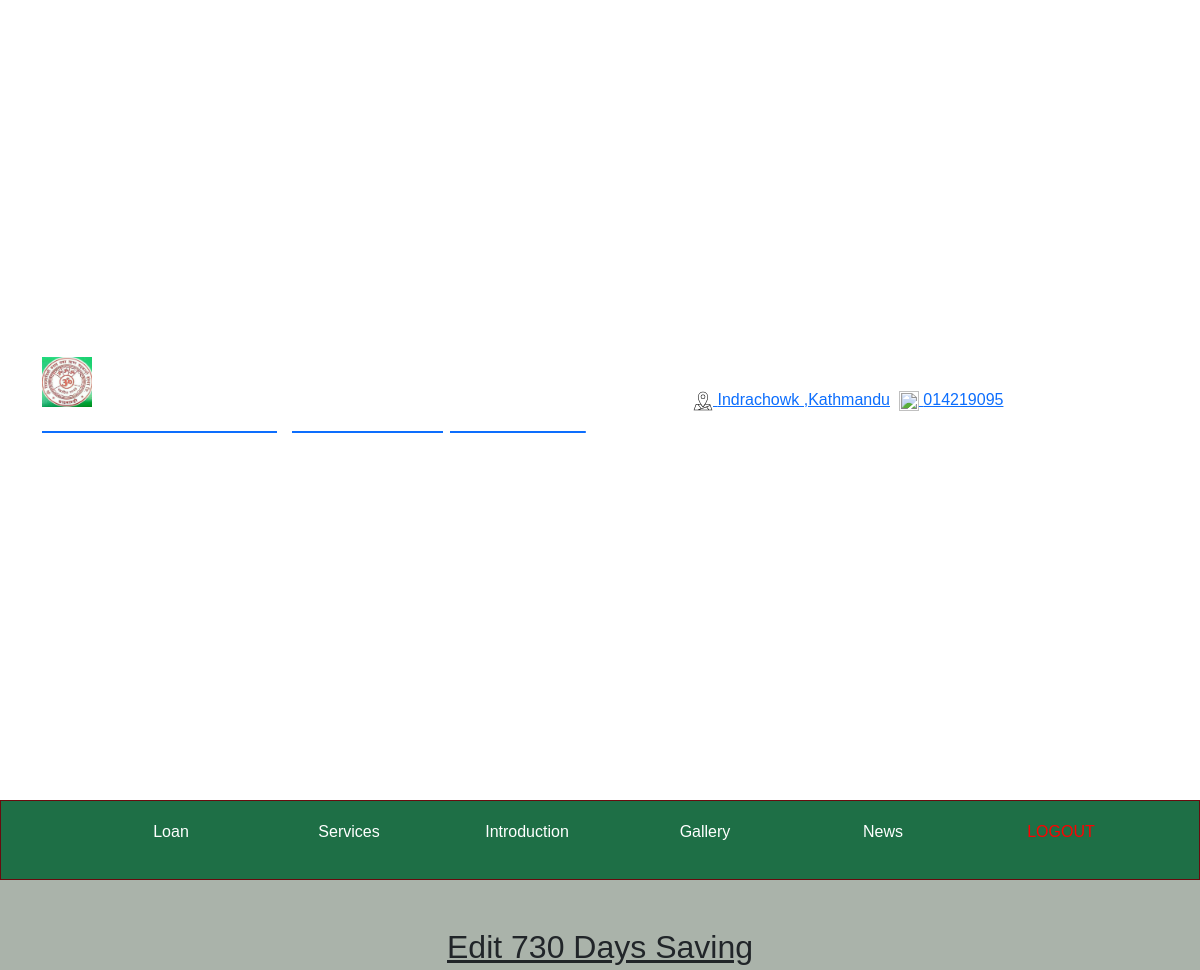
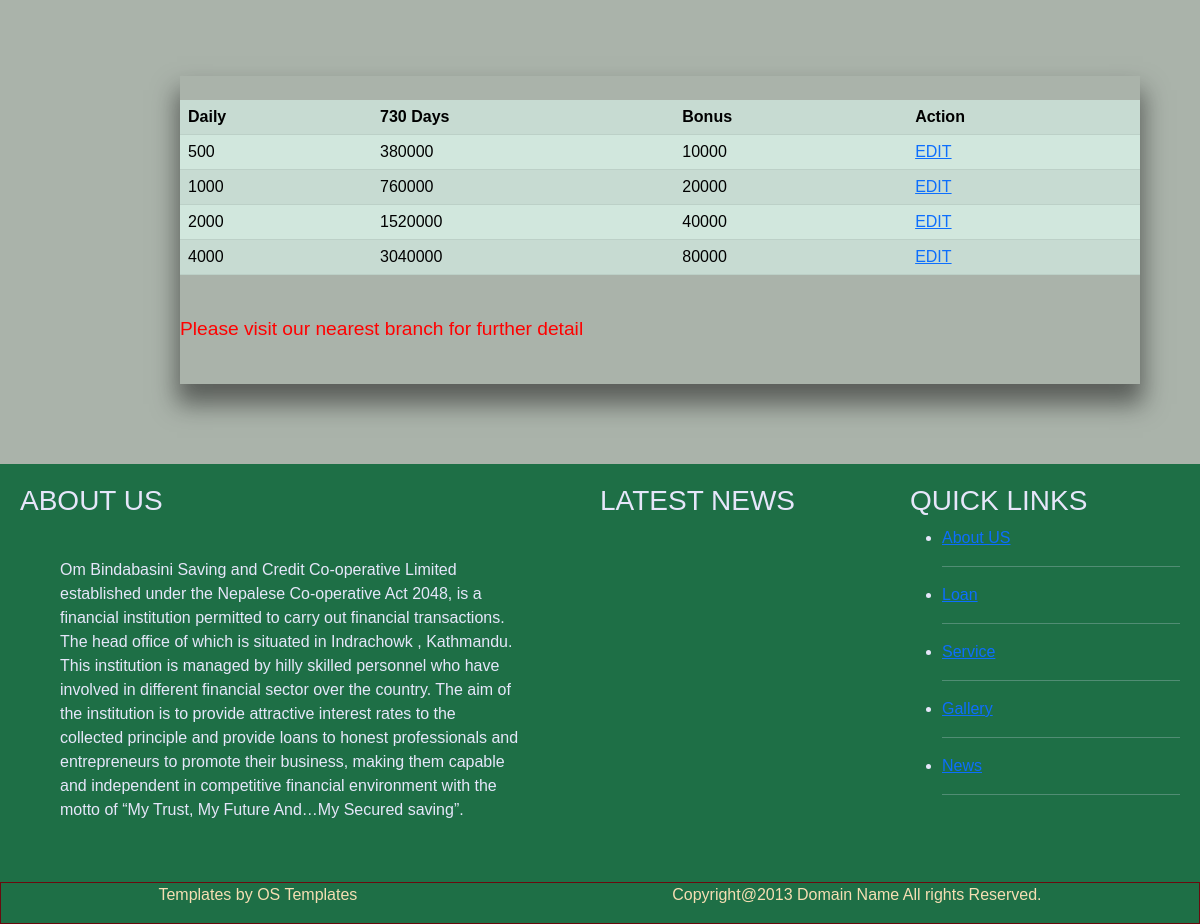
/730days_admin.php (signed in), run on the app's committed database (2 pictures, top to bottom).
### tables this page shows
CREATE TABLE `days_730` (
  `id` int(11) NOT NULL,
  `daily` varchar(10) DEFAULT NULL,
  `all_days` varchar(15) DEFAULT NULL,
  `bonus` varchar(15) DEFAULT NULL
);

CREATE TABLE `aboutus` (
  `Ab_id` int(11) NOT NULL,
  `Ab_title` varchar(50) DEFAULT NULL,
  `Ab_content` varchar(1000) DEFAULT NULL,
  `Ab_img` blob DEFAULT NULL
);

### 730days_admin.php (the view, shortened to what this page needs)
<?php
if(!isset($_SESSION['admin_id'])){
  header('location: admin_login.php');
}
else{
?>
<html>
    <head>
        <link href="https://cdn.jsdelivr.net/npm/bootstrap@5.1.1/dist/css/bootstrap.min.css" rel="stylesheet">
	<link rel="stylesheet" href="css/style.css">
</head>
<body>
    <?php include('portion/menu_admin.php'); ?>
    <br><br>
    <u><h2 align=center>Edit 730 Days Saving</h2></u>
    <div class="about-sec-tb">
    <table class="table table-success table-striped">
  <tr>
      <th>Daily</th>
      <th>730 Days</th>
      <th>Bonus</th>
      <th>Action</th>
  </tr>
    <?php
$con = mysqli_connect('localhost','root','') or die(mysqli_error($con));
mysqli_select_db($con,'finance') or die(mysqli_error($con));
$query = "SELECT * FROM days_730";
$result = mysqli_query($con,$query)or die(mysqli_error($con));
while ($arr = mysqli_fetch_array($result,MYSQLI_ASSOC)) {
    ?>
    <tr>
      <td><?php echo $arr['daily']; ?></td>
      <td><?php echo $arr['all_days']; ?></td>
      <td><?php echo $arr['bonus']; ?></td>
      <?php echo "&nbsp;<td><a href='730_update_page.php?id=".$arr['id']."'>EDIT</a>"; }?>
  </tr>
</table>
<br>
<p style="color:red; font-size:120%">Please visit our nearest branch for further detail</p>
<br>
</div>
    <?php include('portion/footer.php'); ?>
</body>
</html>
<?php  }  ?>

### portion/footer.php (shortened to what this page needs)
<div class="container-footer-here">
    <div name="ContactUs" class="contact">
        <h3 class="heading">ABOUT US</h3>
        <div class="aboutus-footer">
            <?php
            $con = mysqli_connect('localhost', 'root', '') or die(mysqli_error($con));
            mysqli_select_db($con, 'finance') or die(mysqli_error($con));
            $query = "SELECT * FROM aboutus where Ab_title='Introduction'";
            $result = mysqli_query($con, $query) or die(mysqli_error($con));
            $arr = mysqli_fetch_array($result, MYSQLI_ASSOC);
            ?>
            <div class="about-intro-sec">
                <?php echo $arr['Ab_content'];  ?>
            </div>
        </div>
    </div>
    <div name="blogs" class="blog">
        <h3 class="heading">LATEST NEWS</h3>
    </div>
    <div name="blogs" class="link">
        <h3 class="heading">QUICK LINKS</h3>
        <ul>
            <li><a href="aboutus.php">About US</a></li>
            <hr>
            <li><a href="loan.php">Loan</a></li>
            <hr>
            <li><a href="365days.php">Service</a></li>
            <hr>
            <li><a href="">Gallery</a></li>
            <hr>
            <li><a href="">News</a></li>
            <hr>
        </ul>
    </div>
</div>
<div name="main_footer" class="footer-rt d-flex  align-items-center  justify-content-around">
    <p style="float: right">Templates by OS Templates</p>
    <p>Copyright@2013 Domain Name All rights Reserved.</p>
</div>

### css/style.css (style rules this page uses)
* { padding: 0; margin: 0; }
body { background-color:#aab3aa ; box-sizing: border-box; font-family: sans-serif; }
.container-footer-here { display: flex; background-color: #1e6f46; color: lavender; }
.container-footer-here div { padding: 10px; margin: 10px; }
.link { flex: 1; }
.blog { flex: 1; }
.contact { flex: 2; }
.footer-rt { background-color:#1e6f46; width: 100%; border: 1px solid #690a0e; color: wheat; }
.about-sec-tb { margin-top: 10vh; margin-left: 22.5vh; margin-bottom: 10vh; border: 1px black; width: 80%; -webkit-box-shadow: 0px 17px 23px 3px rgba(26,25,25,0.55); -moz-box-shadow: 0px 17px 23px 3px rgba(26,25,25,0.55); box-shadow: 0px 17px 23px 3px rgba(26,25,25,0.55); }

### data on the page
days_730: daily "500", all_days "380000", bonus "10000"
days_730: daily "1000", all_days "760000", bonus "20000"
days_730: daily "2000", all_days "1520000", bonus "40000"
days_730: daily "4000", all_days "3040000", bonus "80000"
aboutus: Ab_content "Om Bindabasini Saving and Credit Co-operative Limited established under the Nepalese Co-operative Act 2048, is a financial institution permitted to carry out financial transactions. The head office of which is situated in Indrachowk , Kathmandu. This institution is managed by hilly skilled personnel who have involved in different financial sector over the country. The aim of the institution is to provide attractive interest rates to the collected principle and provide loans to honest professionals and entrepreneurs to promote their business, making them capable and independent in competitive financial environment with the motto of “My Trust, My Future And…My Secured saving”."
